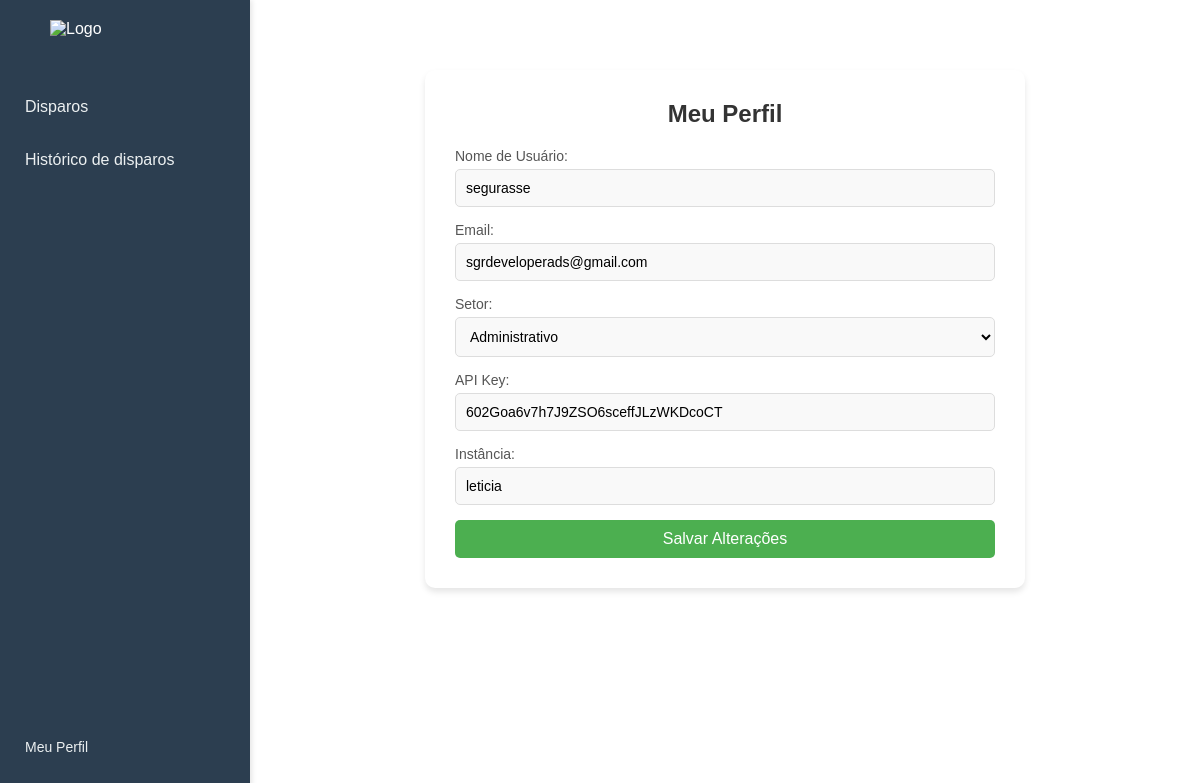
Screenshot of /authentication/meu_perfil/ (signed in) with the database file from the repository.
### accounts/models.py (models this page shows, shortened)
class CustomUser(AbstractUser):
    SETOR_CHOICES = [
        ('administrativo', 'Administrativo'),
        ('financeiro', 'Financeiro'),
        ('vendas', 'Vendas'),
        ('estoque', 'Estoque'),
    ]
    setor = models.CharField(
        max_length=20,
        choices=SETOR_CHOICES,
        default='administrativo',
        verbose_name='Setor'
    )
    api_key = models.CharField(
        max_length=255,
        blank=True,
        null=True,
        verbose_name='API Key'
    )
    instancia = models.CharField(
        max_length=255,
        blank=True,
        null=True,
        verbose_name='Instância'
    )

### accounts/views.py (the view)
# urls.py: path('meu_perfil/', views.meu_perfil, name='meu_perfil'),
@login_required
def meu_perfil(request):
    user = request.user
    if request.method == 'POST':
        form = CustomUserEditForm(request.POST, instance=user)
        if form.is_valid():
            form.save()
            messages.success(request, 'Seu perfil foi atualizado com sucesso!')
            return redirect('meu_perfil')
        else:
            messages.error(request, 'Corrija os erros abaixo.')
    else:
        form = CustomUserEditForm(instance=user)
    return render(request, 'perfil.html', {'form': form})

### accounts/forms.py
class CustomUserEditForm(forms.ModelForm):
    class Meta:
        model = CustomUser
        fields = ['username', 'email', 'setor', 'api_key', 'instancia']
        widgets = {
            'setor': forms.Select(attrs={'class': 'form-control'}),
            'username': forms.TextInput(attrs={'class': 'form-control'}),
            'email': forms.EmailInput(attrs={'class': 'form-control'}),
            'api_key': forms.TextInput(attrs={'class': 'form-control'}),
            'instancia': forms.TextInput(attrs={'class': 'form-control'}),
        }

### accounts/templates/perfil.html (shortened to what this page needs)
{% extends 'base.html' %}
{% load static %}
{% block content %}
<section class="meu_perfil">
    <h2>Meu Perfil</h2>
    <form method="post" class="perfil-form">
        <div class="form-group">
            <label for="username">Nome de Usuário:</label>
            {{ form.username }}
        </div>
        <div class="form-group">
            <label for="email">Email:</label>
            {{ form.email }}
        </div>
        <div class="form-group">
            <label for="setor">Setor:</label>
            {{ form.setor }}
        </div>
        <div class="form-group">
            <label for="api_key">API Key:</label>
            {{ form.api_key }}
        </div>
        <div class="form-group">
            <label for="instancia">Instância:</label>
            {{ form.instancia }}
        </div>
        <button type="submit" class="btn-save">Salvar Alterações</button>
    </form>
</section>
{% endblock %}

### templates/static/css/style.css (style rules this page uses)
* { margin: 0; padding: 0; box-sizing: border-box; }
body { margin: 0; font-family: Arial, sans-serif; background-color: #f4f4f9; }
.meu_perfil { max-width: 600px; margin: 50px auto; padding: 30px; background: #ffffff; border-radius: 10px; box-shadow: 0 4px 6px rgba(0, 0, 0, 0.1); }
.meu_perfil h2 { text-align: center; color: #333333; margin-bottom: 20px; }
.meu_perfil .perfil-form { display: flex; flex-direction: column; gap: 15px; }
.meu_perfil .form-group { display: flex; flex-direction: column; }
.meu_perfil .form-group label { font-size: 14px; color: #555555; margin-bottom: 5px; }
.meu_perfil .form-group input, .meu_perfil .form-group select, .meu_perfil .form-group textarea { padding: 10px; border: 1px solid #ddd; border-radius: 5px; font-size: 14px; width: 100%; box-sizing: border-box; background-color: #f9f9f9; transition: border-color 0.3s ease; }
.meu_perfil .btn-save { background-color: #4CAF50; color: #ffffff; border: none; border-radius: 5px; padding: 10px 15px; font-size: 16px; cursor: pointer; transition: background-color 0.3s ease; width: 100%; text-align: center; }

### rows the page displays
CustomUser: username "segurasse", email "sgrdeveloperads@gmail.com", setor "Administrativo", api_key "602Goa6v7h7J9ZSO6sceffJLzWKDcoCT", instancia "leticia"
